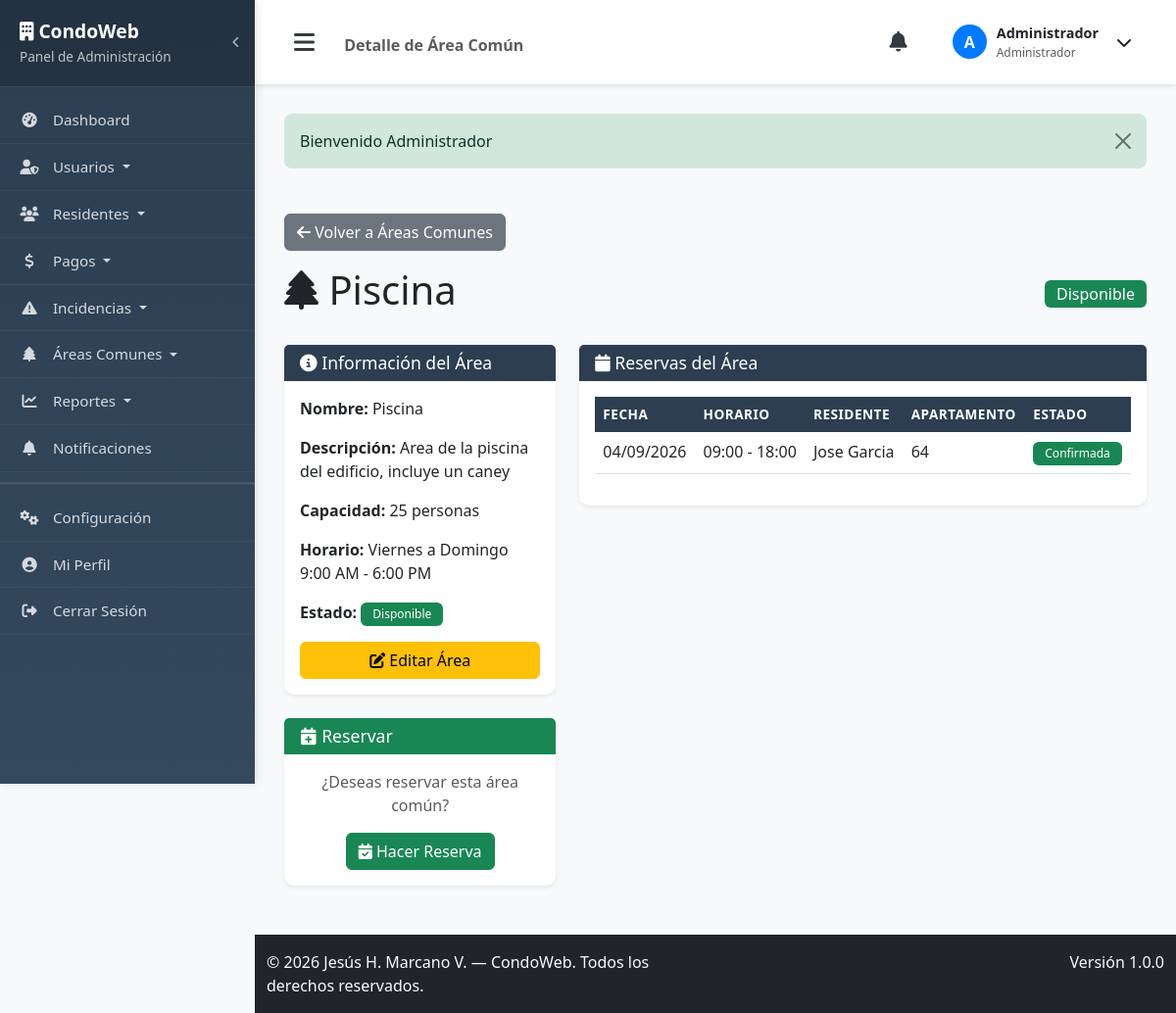
The page /common-areas/show/1 (signed in) on the database its author committed.
### tables this page shows
CREATE TABLE `areas_comunes` (
  `id` int(11) NOT NULL AUTO_INCREMENT,
  `nombre` varchar(100) NOT NULL,
  `descripcion` text DEFAULT NULL,
  `capacidad` int(11) DEFAULT NULL,
  `horario_disponible` varchar(100) DEFAULT NULL,
  `estado` enum('disponible','mantenimiento','no_disponible') DEFAULT 'disponible',
  `created_at` timestamp NOT NULL DEFAULT current_timestamp(),
  `updated_at` timestamp NOT NULL DEFAULT current_timestamp() ON UPDATE current_timestamp(),
  PRIMARY KEY (`id`)
);

CREATE TABLE `reservas` (
  `id` int(11) NOT NULL AUTO_INCREMENT,
  `area_comun_id` int(11) NOT NULL,
  `residente_id` int(11) NOT NULL,
  `fecha_reserva` date NOT NULL,
  `hora_inicio` time NOT NULL,
  `hora_fin` time NOT NULL,
  `estado` enum('confirmada','cancelada','completada') DEFAULT 'confirmada',
  `created_at` timestamp NOT NULL DEFAULT current_timestamp(),
  `updated_at` timestamp NOT NULL DEFAULT current_timestamp() ON UPDATE current_timestamp(),
  PRIMARY KEY (`id`),
  KEY `idx_reservas_area_comun_id` (`area_comun_id`),
  KEY `idx_reservas_residente_id` (`residente_id`),
  CONSTRAINT `reservas_ibfk_1` FOREIGN KEY (`area_comun_id`) REFERENCES `areas_comunes` (`id`) ON DELETE CASCADE,
  CONSTRAINT `reservas_ibfk_2` FOREIGN KEY (`residente_id`) REFERENCES `residentes` (`id`) ON DELETE CASCADE
);

CREATE TABLE `usuarios` (
  `id` int(11) NOT NULL AUTO_INCREMENT,
  `nombre` varchar(100) NOT NULL,
  `email` varchar(100) NOT NULL,
  `password` varchar(255) NOT NULL,
  `rol` enum('admin','resident') NOT NULL,
  `telefono` varchar(20) DEFAULT NULL,
  `created_at` timestamp NOT NULL DEFAULT current_timestamp(),
  `updated_at` timestamp NOT NULL DEFAULT current_timestamp() ON UPDATE current_timestamp(),
  PRIMARY KEY (`id`),
  UNIQUE KEY `email` (`email`)
);

CREATE TABLE `residentes` (
  `id` int(11) NOT NULL AUTO_INCREMENT,
  `usuario_id` int(11) NOT NULL,
  `apartamento` varchar(10) NOT NULL,
  `piso` int(11) NOT NULL,
  `torre` varchar(50) DEFAULT NULL,
  `fecha_ingreso` date DEFAULT NULL,
  `estado` enum('activo','inactivo') DEFAULT 'activo',
  `created_at` timestamp NOT NULL DEFAULT current_timestamp(),
  `updated_at` timestamp NOT NULL DEFAULT current_timestamp() ON UPDATE current_timestamp(),
  PRIMARY KEY (`id`),
  UNIQUE KEY `usuario_id` (`usuario_id`),
  KEY `idx_residentes_usuario_id` (`usuario_id`),
  CONSTRAINT `residentes_ibfk_1` FOREIGN KEY (`usuario_id`) REFERENCES `usuarios` (`id`) ON DELETE CASCADE
);

### app/controllers/Controller.php (called while the page is built, shortened)
<?php
class Controller {
    public function __construct() {
        $database = new Database();
        $this->db = $database->getConnection();
    }
    protected function view($view, $data = []) {
        extract($data);
        require_once APP_PATH . '/views/' . $view . '.php';
    }
}
?>

### app/controllers/CommonAreaController.php (called while the page is built, shortened)
<?php
class CommonAreaController extends Controller {
    private $commonArea;
    public function __construct() {
        $this->commonArea = new CommonArea($this->db);
    }
    public function show($id) {
        $this->commonArea->id = $id;
        $area_data = $this->commonArea->readOne();
        $query = "SELECT rv.id, rv.fecha_reserva, rv.hora_inicio, rv.hora_fin, rv.estado,
                         u.nombre as residente_nombre, res.apartamento
                  FROM reservas rv
                  LEFT JOIN residentes res ON rv.residente_id = res.id
                  LEFT JOIN usuarios u ON res.usuario_id = u.id
                  WHERE rv.area_comun_id = :area_id
                  ORDER BY rv.fecha_reserva DESC, rv.hora_inicio DESC";
        $stmt = $this->db->prepare($query);
        $stmt->bindParam(":area_id", $id);
        $stmt->execute();
        $reservations = $stmt->fetchAll(PDO::FETCH_ASSOC);
        $resident_id = null;
        $this->view('common_areas/show', [
            'area' => $area_data,
            'reservations' => $reservations,
            'resident_id' => $resident_id,
            'is_admin' => isAdmin()
        ]);
    }
}
?>

### app/models/CommonArea.php (called while the page is built, shortened)
<?php
class CommonArea {
    private $conn;
    private $table_name = "areas_comunes";
    public $id;
    public function __construct($db) {
        $this->conn = $db;
    }
    public function readOne() {
        $query = "SELECT * FROM " . $this->table_name . " WHERE id = :id LIMIT 1";
        $stmt = $this->conn->prepare($query);
        $stmt->bindParam(":id", $this->id);
        $stmt->execute();
        return $stmt->fetch(PDO::FETCH_ASSOC);
    }
}
?>

### app/models/Database.php (called while the page is built, shortened)
<?php
class Database {
    private $host = DB_HOST;
    private $db_name = DB_NAME;
    private $username = DB_USER;
    private $password = DB_PASS;
    public function getConnection() {
        $this->conn = null;
        try {
            $this->conn = new PDO("mysql:host=" . $this->host . ";dbname=" . $this->db_name, $this->username, $this->password);
            $this->conn->exec("set names utf8");
            $this->conn->setAttribute(PDO::ATTR_ERRMODE, PDO::ERRMODE_EXCEPTION);
        } catch(PDOException $exception) {
            echo "Error de conexión: " . $exception->getMessage();
        }
        return $this->conn;
    }
}
?>

### config/catalogs.php (called while the page is built, shortened)
<?php
function getCatalogLabel($catalog, $key) {
    return $catalog[$key] ?? ucfirst($key);
}
?>

### app/models/AppSetting.php (called while the page is built, shortened)
<?php
class AppSetting {
    private $conn;
    private $table_name = "configuracion";
    public function __construct($db) {
        $this->conn = $db;
    }
    public function get($clave) {
        $query = "SELECT valor FROM " . $this->table_name . " WHERE clave = :clave LIMIT 1";
        $stmt = $this->conn->prepare($query);
        $stmt->bindParam(":clave", $clave);
        $stmt->execute();
        $row = $stmt->fetch(PDO::FETCH_ASSOC);
        return $row ? $row['valor'] : null;
    }
}
?>

### app/services/CurrencyService.php (called while the page is built, shortened)
<?php
class CurrencyService {
    private $setting;
    private static $config = null;
    public function __construct($db) {
        $this->setting = new AppSetting($db);
    }
    public function getConfig() {
        if (self::$config === null) {
            self::$config = [
                'moneda_base' => $this->setting->get('moneda_base') ?: 'USD',
                'tasa_cambio' => $this->setting->get('tasa_cambio'),
                'tasa_fecha' => $this->setting->get('tasa_fecha'),
                'tasa_origen' => $this->setting->get('tasa_origen') ?: 'bcv',
                'multimoneda_activo' => $this->setting->get('multimoneda_activo') !== '0'
            ];
        }
        return self::$config;
    }
    public function exportToGlobals() {
        $config = $this->getConfig();
        return $config;
    }
}
?>

### app/views/common_areas/show.php (the view, shortened to what this page needs)
<?php include APP_PATH . '/views/layouts/header.php'; ?>
<div class="row mb-4">
    <div class="col-12">
        <a href="<?= APP_URL ?>/common-areas" class="btn btn-secondary mb-3">
            <i class="fas fa-arrow-left"></i> Volver a Áreas Comunes
        </a>
        <div class="d-flex justify-content-between align-items-center">
            <h1><i class="fas fa-tree"></i> <?= htmlspecialchars($area['nombre']) ?></h1>
            <?php
                $badge_class = $area['estado'] == 'disponible' ? 'success' : ($area['estado'] == 'mantenimiento' ? 'warning' : 'danger');
            ?>
            <span class="badge bg-<?= $badge_class ?> fs-6">
                <?= getCatalogLabel(COMMON_AREA_STATUSES, $area['estado']) ?>
            </span>
        </div>
    </div>
</div>
<div class="row">
    <div class="col-md-4">
        <div class="card">
            <div class="card-header">
                <h5><i class="fas fa-info-circle"></i> Información del Área</h5>
            </div>
            <div class="card-body">
                <p><strong>Nombre:</strong> <?= htmlspecialchars($area['nombre']) ?></p>
                <p><strong>Descripción:</strong> <?= htmlspecialchars($area['descripcion'] ?: 'Sin descripción') ?></p>
                <?php if($area['capacidad']): ?>
                <p><strong>Capacidad:</strong> <?= $area['capacidad'] ?> personas</p>
                <?php endif; ?>
                <?php if($area['horario_disponible']): ?>
                <p><strong>Horario:</strong> <?= htmlspecialchars($area['horario_disponible']) ?></p>
                <?php endif; ?>
                <p><strong>Estado:</strong>
                    <span class="badge bg-<?= $badge_class ?>"><?= getCatalogLabel(COMMON_AREA_STATUSES, $area['estado']) ?></span>
                </p>
                <?php if($is_admin): ?>
                <div class="d-grid gap-2">
                    <a href="<?= APP_URL ?>/common-areas/edit/<?= $area['id'] ?>" class="btn btn-warning">
                        <i class="fas fa-edit"></i> Editar Área
                    </a>
                </div>
                <?php endif; ?>
            </div>
        </div>
        <?php if($area['estado'] == 'disponible'): ?>
        <div class="card mt-4">
            <div class="card-header bg-success text-white">
                <h5 class="mb-0"><i class="fas fa-calendar-plus"></i> Reservar</h5>
            </div>
            <div class="card-body text-center">
                <p class="text-muted">¿Deseas reservar esta área común?</p>
                <a href="<?= APP_URL ?>/reservations/create?area_id=<?= $area['id'] ?>" class="btn btn-success">
                    <i class="fas fa-calendar-check"></i> Hacer Reserva
                </a>
            </div>
        </div>
        <?php endif; ?>
    </div>
    <div class="col-md-8">
        <div class="card">
            <div class="card-header">
                <h5><i class="fas fa-calendar"></i> Reservas del Área</h5>
            </div>
            <div class="card-body">
                <?php if(!empty($reservations)): ?>
                    <div class="table-responsive">
                        <table class="table table-hover">
                            <thead>
                                <tr>
                                    <th>Fecha</th>
                                    <th>Horario</th>
                                    <th>Residente</th>
                                    <th>Apartamento</th>
                                    <th>Estado</th>
                                </tr>
                            </thead>
                            <tbody>
                                <?php foreach($reservations as $res): ?>
                                <tr>
                                    <td><?= date('d/m/Y', strtotime($res['fecha_reserva'])) ?></td>
                                    <td><?= date('H:i', strtotime($res['hora_inicio'])) ?> - <?= date('H:i', strtotime($res['hora_fin'])) ?></td>
                                    <td><?= htmlspecialchars($res['residente_nombre']) ?></td>
                                    <td><?= htmlspecialchars($res['apartamento']) ?></td>
                                    <td>
                                        <?php
                                            $r_class = $res['estado'] == 'confirmada' ? 'success' : ($res['estado'] == 'completada' ? 'info' : 'danger');
                                        ?>
                                        <span class="badge bg-<?= $r_class ?>">
                                            <?= getCatalogLabel(RESERVATION_STATUSES, $res['estado']) ?>
                                        </span>
                                    </td>
                                </tr>
                                <?php endforeach; ?>
                            </tbody>
                        </table>
                    </div>
                <?php endif; ?>
            </div>
        </div>
    </div>
</div>
<?php include APP_PATH . '/views/layouts/footer.php'; ?>

### public/css/style.css (style rules this page uses)
:root { --primary-color: #007bff; --secondary-color: #6c757d; --success-color: #28a745; --danger-color: #dc3545; --warning-color: #ffc107; --info-color: #17a2b8; --light-color: #f8f9fa; --dark-color: #343a40; }
body { font-family: 'Segoe UI', Tahoma, Geneva, Verdana, sans-serif; background-color: #f8f9fa; }
.card { border: none; border-radius: 10px; box-shadow: 0 0.125rem 0.25rem rgba(0, 0, 0, 0.075); transition: all 0.3s ease; }
.card-header { background-color: #fff; border-bottom: 1px solid #dee2e6; font-weight: 600; }
.btn { border-radius: 6px; font-weight: 500; transition: all 0.3s ease; }
.table { background-color: #fff; }
.table th { border-top: none; font-weight: 600; color: var(--dark-color); background-color: #f8f9fa; }
.badge { font-weight: 500; padding: 0.375rem 0.75rem; }
.card { margin-bottom: 20px; }
.card-header { background: #2c3e50; color: white; border-bottom: none; }
.card-header h5 { margin: 0; font-size: 1.1rem; }
.main-content > * { animation: fadeInUp 0.5s ease-out; }
.table thead th { background: #2c3e50; color: white; border: none; font-weight: 600; text-transform: uppercase; font-size: 0.85rem; letter-spacing: 0.5px; }
.badge { padding: 6px 12px; font-weight: 500; border-radius: 6px; }

### rows shown on the page
areas_comunes: nombre "Piscina", estado "Disponible", descripcion "Area de la piscina del edificio, incluye un caney", capacidad "25", horario_disponible "Viernes a Domingo 9:00 AM - 6:00 PM"
reservas: fecha_reserva "04/09/2026", hora_inicio "09:00", hora_fin "18:00", usuarios.nombre "Jose Garcia", residente.apartamento "64", estado "Confirmada"

### other values the page prints
APP_NAME "CondoWeb"
$page_title "Detalle de Área Común"
substr($_SESSION['user_name'], 0, 1) "A"
$_SESSION['user_name'] "Administrador"
$flash['message'] "Bienvenido Administrador"
APP_VERSION "1.0.0"
